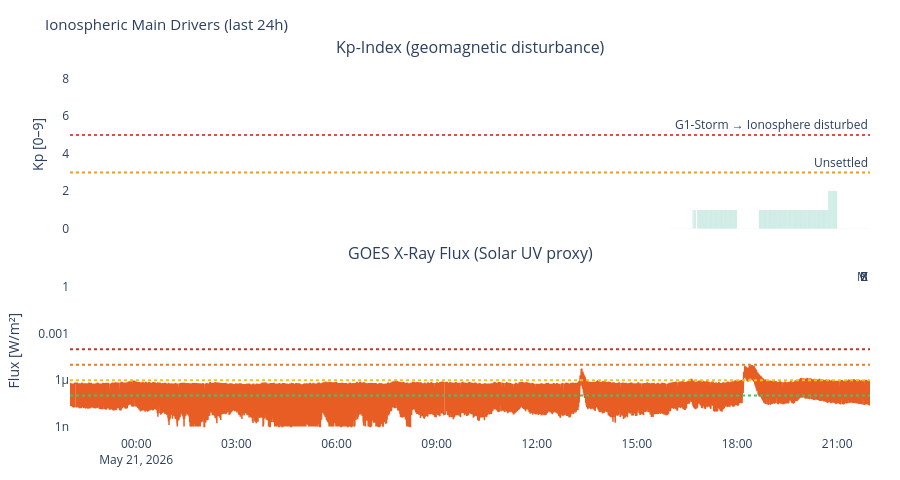

Notebook code for this chart:
### Markdown cell above
---
## 3. Visualizations

### Code cell
# ============================================================
# KP-INDEX + X-RAY FLUX – the two main ionospheric drivers
# ============================================================

n_panels = sum([df_kp is not None, df_xray is not None])
if n_panels > 0:
    titles = []
    if df_kp    is not None: titles.append('Kp-Index (geomagnetic disturbance)')
    if df_xray  is not None: titles.append('GOES X-Ray Flux (Solar UV proxy)')

    fig = make_subplots(rows=n_panels, cols=1, shared_xaxes=True,
                        subplot_titles=titles, vertical_spacing=0.1)
    row = 1

    if df_kp is not None:
        colors_kp = ['#2ecc71' if k < 4 else '#f39c12' if k < 6 else '#e74c3c'
                     for k in df_kp['kp']]
        fig.add_trace(go.Bar(x=df_kp['time'], y=df_kp['kp'],
                             marker_color=colors_kp, opacity=0.8, name='Kp'), row=row, col=1)
        fig.add_hline(y=5, line_dash='dot', line_color='#e74c3c',
                      annotation_text='G1-Storm → Ionosphere disturbed', row=row, col=1)
        fig.add_hline(y=3, line_dash='dot', line_color='#f39c12',
                      annotation_text='Unsettled', row=row, col=1)
        fig.update_yaxes(title_text='Kp [0–9]', range=[0,9], row=row, col=1)
        row += 1

    if df_xray is not None:
        fig.add_trace(go.Scatter(x=df_xray['time'], y=df_xray['flux'],
                                 line=dict(color='#E85D24', width=1.5), name='X-Ray'),
                      row=row, col=1)
        for lvl, lbl, col in [(1e-4,'X','#c0392b'),(1e-5,'M','#e67e22'),
                               (1e-6,'C','#f1c40f'),(1e-7,'B','#2ecc71')]:
            fig.add_hline(y=lvl, line_dash='dot', line_color=col,
                          annotation_text=lbl, row=row, col=1)
        fig.update_yaxes(type='log', title_text='Flux [W/m²]', row=row, col=1)
        row += 1

    fig.update_layout(
        title=dict(text='Ionospheric Main Drivers (last 24h)', font=dict(size=15)),
        height=200 * n_panels + 80,
        showlegend=False, plot_bgcolor='rgba(0,0,0,0)', paper_bgcolor='rgba(0,0,0,0)',
        margin=dict(l=70, r=30, t=60, b=40)
    )
    fig.show()

### Figure 1 — Plotly figure (JSON) as saved in the notebook; plotly's stock layout.template omitted (floating-point values rounded to 4 significant figures; data arrays with more than 128 entries replaced by an {"elided": "..."} marker saying what was removed)
{"data": [{"marker": {"color": {"elided": "358 str values"}}, "name": "Kp", "opacity": 0.8, "type": "bar", "x": {"elided": "358 str values"}, "xaxis": "x", "y": {"elided": "358 float values"}, "yaxis": "y"}, {"line": {"color": "#E85D24", "width": 1.5}, "name": "X-Ray", "type": "scatter", "x": {"elided": "2878 str values"}, "xaxis": "x2", "y": {"elided": "2878 float values"}, "yaxis": "y2"}], "layout": {"annotations": [{"font": {"size": 16}, "showarrow": false, "text": "Kp-Index (geomagnetic disturbance)", "x": 0.5, "xanchor": "center", "xref": "paper", "y": 1.0, "yanchor": "bottom", "yref": "paper"}, {"font": {"size": 16}, "showarrow": false, "text": "GOES X-Ray Flux (Solar UV proxy)", "x": 0.5, "xanchor": "center", "xref": "paper", "y": 0.45, "yanchor": "bottom", "yref": "paper"}, {"showarrow": false, "text": "G1-Storm → Ionosphere disturbed", "x": 1, "xanchor": "right", "xref": "x domain", "y": 5, "yanchor": "bottom", "yref": "y"}, {"showarrow": false, "text": "Unsettled", "x": 1, "xanchor": "right", "xref": "x domain", "y": 3, "yanchor": "bottom", "yref": "y"}, {"showarrow": false, "text": "X", "x": 1, "xanchor": "right", "xref": "x2 domain", "y": 0.0001, "yanchor": "bottom", "yref": "y2"}, {"showarrow": false, "text": "M", "x": 1, "xanchor": "right", "xref": "x2 domain", "y": 1e-05, "yanchor": "bottom", "yref": "y2"}, {"showarrow": false, "text": "C", "x": 1, "xanchor": "right", "xref": "x2 domain", "y": 1e-06, "yanchor": "bottom", "yref": "y2"}, {"showarrow": false, "text": "B", "x": 1, "xanchor": "right", "xref": "x2 domain", "y": 1e-07, "yanchor": "bottom", "yref": "y2"}], "height": 480, "margin": {"b": 40, "l": 70, "r": 30, "t": 60}, "paper_bgcolor": "rgba(0,0,0,0)", "plot_bgcolor": "rgba(0,0,0,0)", "shapes": [{"line": {"color": "#e74c3c", "dash": "dot"}, "type": "line", "x0": 0, "x1": 1, "xref": "x domain", "y0": 5, "y1": 5, "yref": "y"}, {"line": {"color": "#f39c12", "dash": "dot"}, "type": "line", "x0": 0, "x1": 1, "xref": "x domain", "y0": 3, "y1": 3, "yref": "y"}, {"line": {"color": "#c0392b", "dash": "dot"}, "type": "line", "x0": 0, "x1": 1, "xref": "x2 domain", "y0": 0.0001, "y1": 0.0001, "yref": "y2"}, {"line": {"color": "#e67e22", "dash": "dot"}, "type": "line", "x0": 0, "x1": 1, "xref": "x2 domain", "y0": 1e-05, "y1": 1e-05, "yref": "y2"}, {"line": {"color": "#f1c40f", "dash": "dot"}, "type": "line", "x0": 0, "x1": 1, "xref": "x2 domain", "y0": 1e-06, "y1": 1e-06, "yref": "y2"}, {"line": {"color": "#2ecc71", "dash": "dot"}, "type": "line", "x0": 0, "x1": 1, "xref": "x2 domain", "y0": 1e-07, "y1": 1e-07, "yref": "y2"}], "showlegend": false, "title": {"font": {"size": 15}, "text": "Ionospheric Main Drivers (last 24h)"}, "xaxis": {"anchor": "y", "domain": [0.0, 1.0], "matches": "x2", "showticklabels": false}, "xaxis2": {"anchor": "y2", "domain": [0.0, 1.0]}, "yaxis": {"anchor": "x", "domain": [0.55, 1.0], "range": [0, 9], "title": {"text": "Kp [0–9]"}}, "yaxis2": {"anchor": "x2", "domain": [0.0, 0.45], "title": {"text": "Flux [W/m²]"}, "type": "log"}}}
